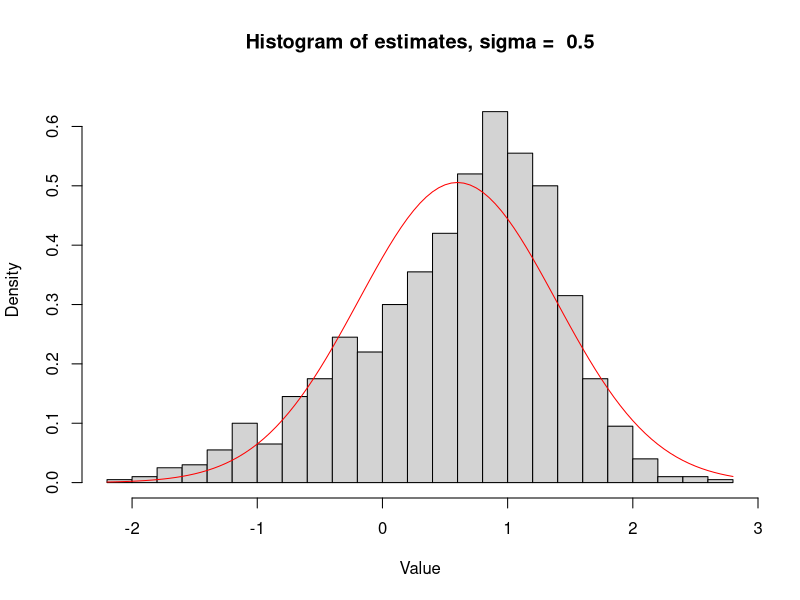
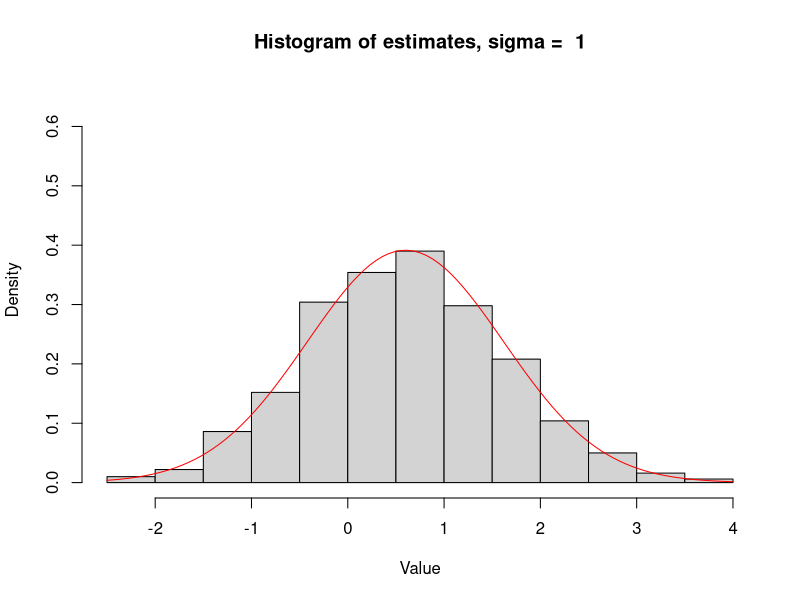
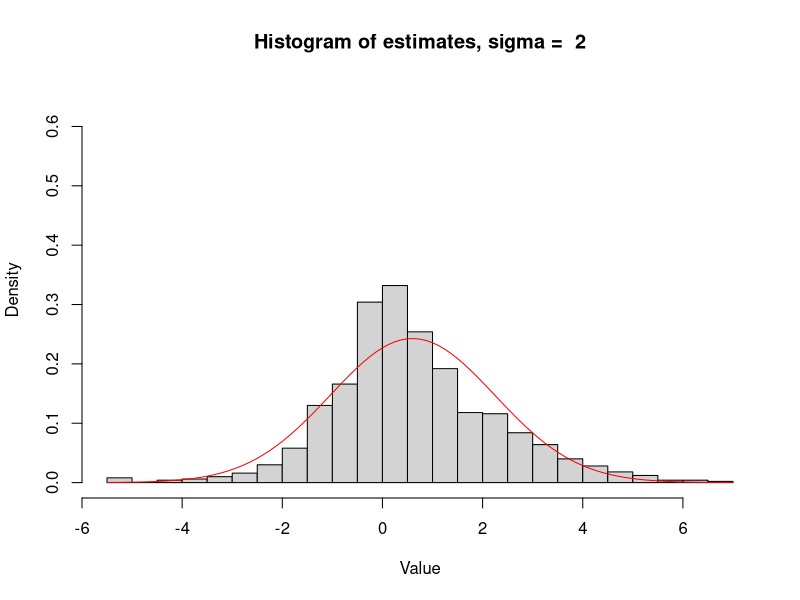
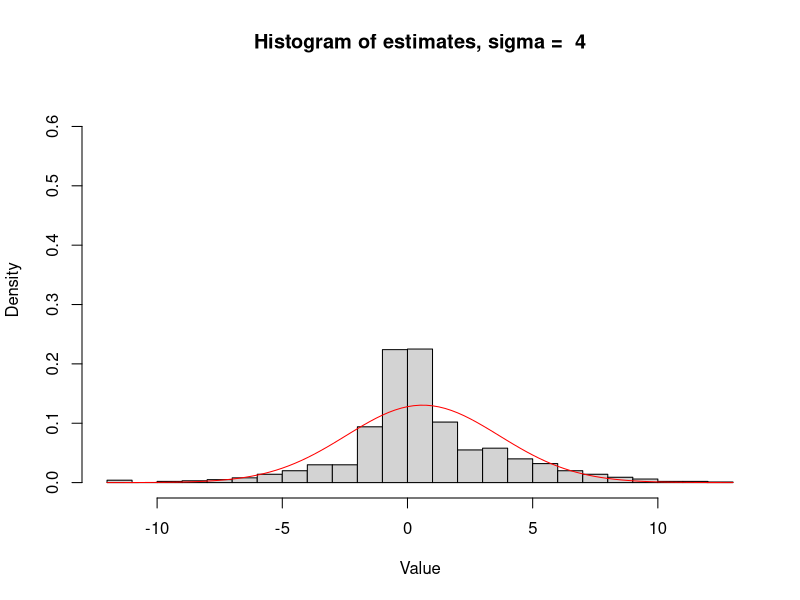

R code for these plots, in order:
EstMM <- function(x, s, p)
{
  sqrt(mean(x^2)/p - s^2 * (1 - p)/p - 1)
}

seed.value <- 0

generate.mm <- function(theta, n = 1000, B = 1000, s = 3/4, p = 0.6)
{
  set.seed(seed.value)
  
  m.n <- c(1, 0)
  s.n <- c(theta, s)
  b.mm <- numeric(B)
  for(i in 1:B)
  {
    ind <- sample(c(1,2), n, prob = c(p, 1 - p), replace = T)
    b <- rnorm(n, mean = m.n[ind], sd = s.n[ind])
    b.mm[i] <- EstMM(b, s, p)
  }
  list(
    mm.est = b,
    asm.var = asymptot.var(s, p, theta),
    emp.var = n * var(b.mm),
    emp.bias = sqrt(n) * (mean(b) - theta)
  )
}

asymptot.var <- function(s, p, theta)
{
  a <- 3*p*theta^4+3*(1-p)*s^4+6*p^2*theta^2+6*p*(1-p)*s^2+p
  b <- 4 * p^2 * theta^2
  a/b
}

proba.get <- function(theta, s, p, alpha = 0.05, n = 2000, B = 1000)
{
  set.seed(seed.value)
  
  z <- qnorm(1 - alpha/2)
  
  frequencies <- replicate(
    B, {
      ind <- sample(c(1,2), n, prob = c(p, 1 - p), replace = T)
      b <- rnorm(n, mean = c(1, 0)[ind], sd = c(theta, s)[ind])
      mm.estimate <- EstMM(b, s, p)
      ifelse(abs(mm.estimate - theta) < sqrt(asymptot.var(s, p, theta)/n), 1, 0)
    }
  )
  1 - mean(frequencies)
}

for(theta.true in c(0.5, 1, 2, 4))
{
  results <- generate.mm(theta = theta.true)
  hist(
    results$mm.est, 
    probability = T, 
    main = paste("Histogram of estimates, sigma = ", theta.true),
    breaks = 20,
    xlab = "Value", ylim = c(0, .25 + dnorm(0))
  )
  curve(
    dnorm(
      x, mean = mean(results$mm.est), 
      sd = sd(results$mm.est)
      )
    , add = T, col = "red"
    )
}